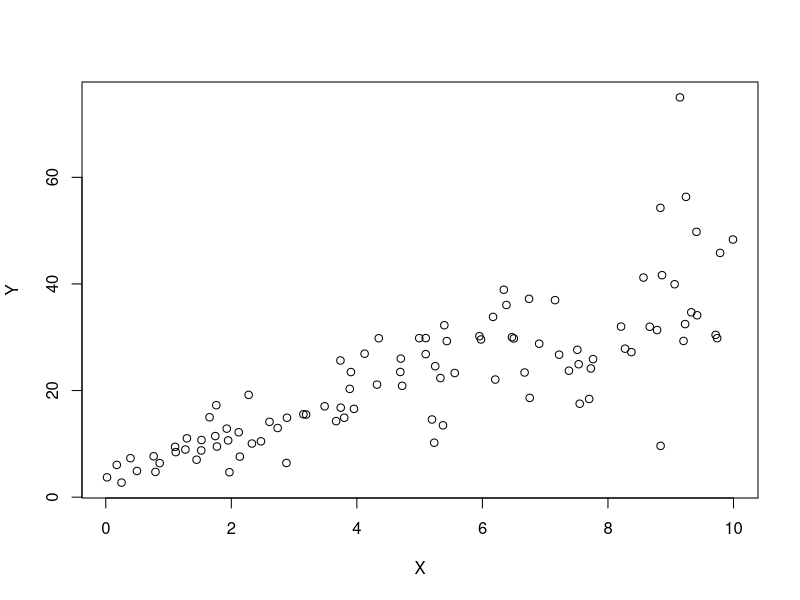
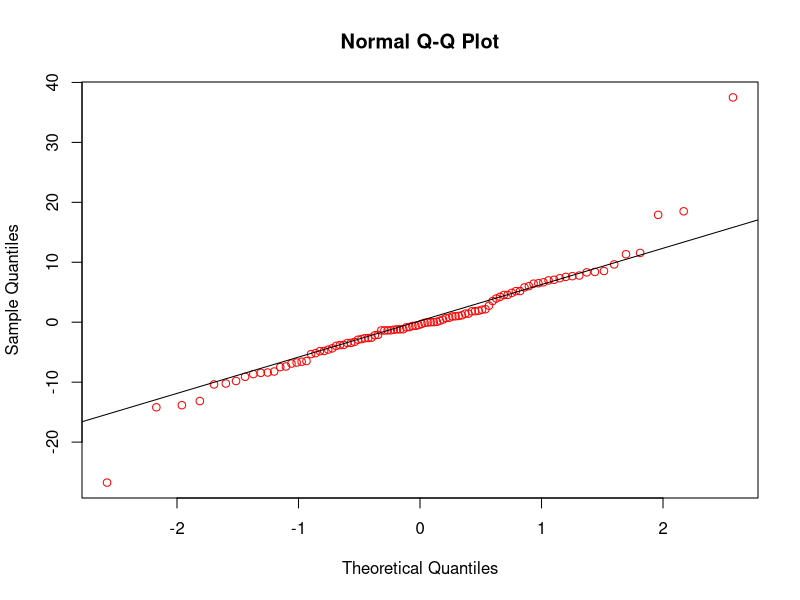

These charts were generated, in order, by the following R code:
## ---- chunk 1
set.seed(2017)
X=runif(100)*10
Y=X*4+3.45
Y=rnorm(100)*0.29*Y+Y

## ---- chunk 2

plot(X,Y)

## ---- chunk 3

LM <- lm(formula = Y~X)
summary(LM)

## ---- chunk 4

cor(Y,X)
(cor(Y,X))^2

## ---- chunk 5

qqnorm(LM$residuals,col="red")
qqline(LM$residuals)

## ---- chunk 6

head(mtcars)
LM_mtcars <- lm(hp~mpg+wt, data = mtcars)
summary(LM_mtcars)

## ---- chunk 7

LM_mtcars1 <- lm(hp~cyl+mpg, data = mtcars)
summary(LM_mtcars1)

Predicted_Value_1 <- predict(LM_mtcars1, data.frame(cyl = 4, mpg = 22))
Predicted_Value_1

## ---- chunk 8

Predicted_Value_2 <- predict(LM_mtcars1, data.frame(cyl = 4, mpg = 22), interval = "confidence", level = 0.85)
Predicted_Value_2

## ---- chunk 9

library(mlbench)
data(BostonHousing)

## ---- chunk 10

LM_Boston_Housing <- lm(medv~crim+zn+ptratio+chas, data = BostonHousing)
summary(LM_Boston_Housing)

## ---- chunk 11

anova(LM_Boston_Housing)

